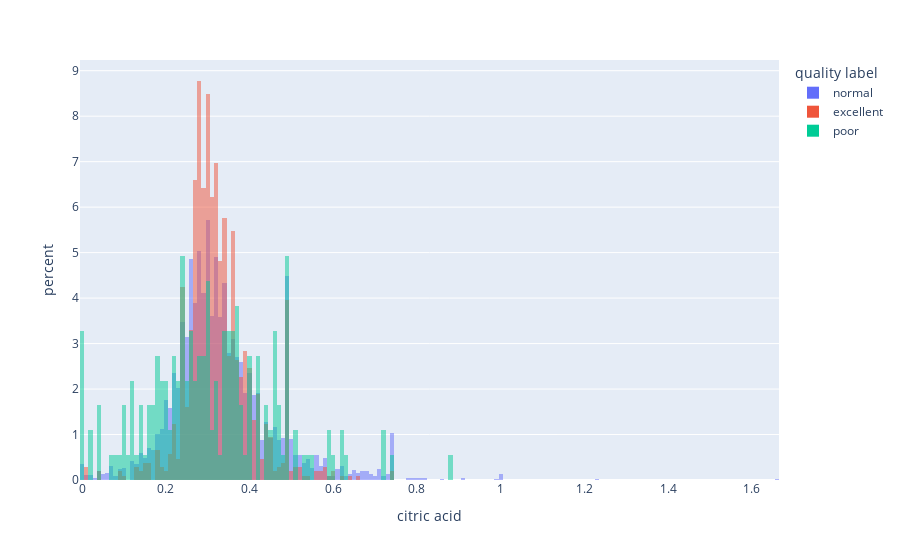

The notebook cell saved with this chart:
### Code cell
df.plot(kind='hist', x='citric acid', color='quality label', barmode='overlay', histnorm='percent')

### Figure 1 — Plotly figure (JSON) as saved in the notebook; plotly's stock layout.template omitted (floating-point values rounded to 4 significant figures; data arrays with more than 128 entries replaced by an {"elided": "..."} marker saying what was removed)
{"data": [{"bingroup": "x", "histnorm": "percent", "hovertemplate": "quality label=normal<br>citric acid=%{x}<br>percent=%{y}<extra></extra>", "legendgroup": "normal", "marker": {"color": "#636efa", "opacity": 0.5, "pattern": {"shape": ""}}, "name": "normal", "orientation": "v", "showlegend": true, "x": {"elided": "3655 float values"}, "xaxis": "x", "yaxis": "y", "type": "histogram"}, {"bingroup": "x", "histnorm": "percent", "hovertemplate": "quality label=excellent<br>citric acid=%{x}<br>percent=%{y}<extra></extra>", "legendgroup": "excellent", "marker": {"color": "#EF553B", "opacity": 0.5, "pattern": {"shape": ""}}, "name": "excellent", "orientation": "v", "showlegend": true, "x": {"elided": "1060 float values"}, "xaxis": "x", "yaxis": "y", "type": "histogram"}, {"bingroup": "x", "histnorm": "percent", "hovertemplate": "quality label=poor<br>citric acid=%{x}<br>percent=%{y}<extra></extra>", "legendgroup": "poor", "marker": {"color": "#00cc96", "opacity": 0.5, "pattern": {"shape": ""}}, "name": "poor", "orientation": "v", "showlegend": true, "x": {"elided": "183 float values"}, "xaxis": "x", "yaxis": "y", "type": "histogram"}], "layout": {"xaxis": {"anchor": "y", "domain": [0.0, 1.0], "title": {"text": "citric acid"}}, "yaxis": {"anchor": "x", "domain": [0.0, 1.0], "title": {"text": "percent"}}, "legend": {"title": {"text": "quality label"}, "tracegroupgap": 0}, "margin": {"t": 60}, "barmode": "overlay"}}
